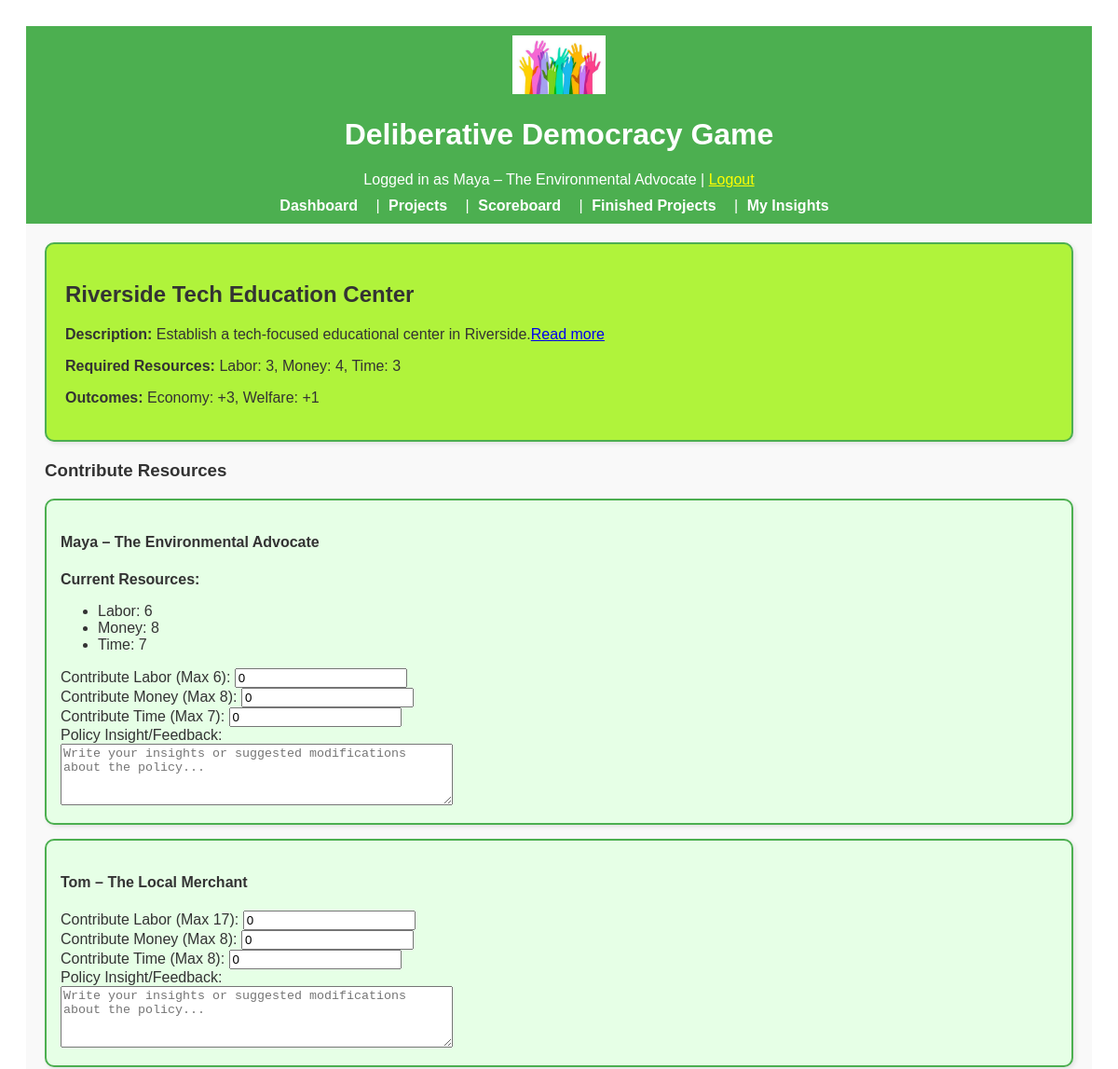
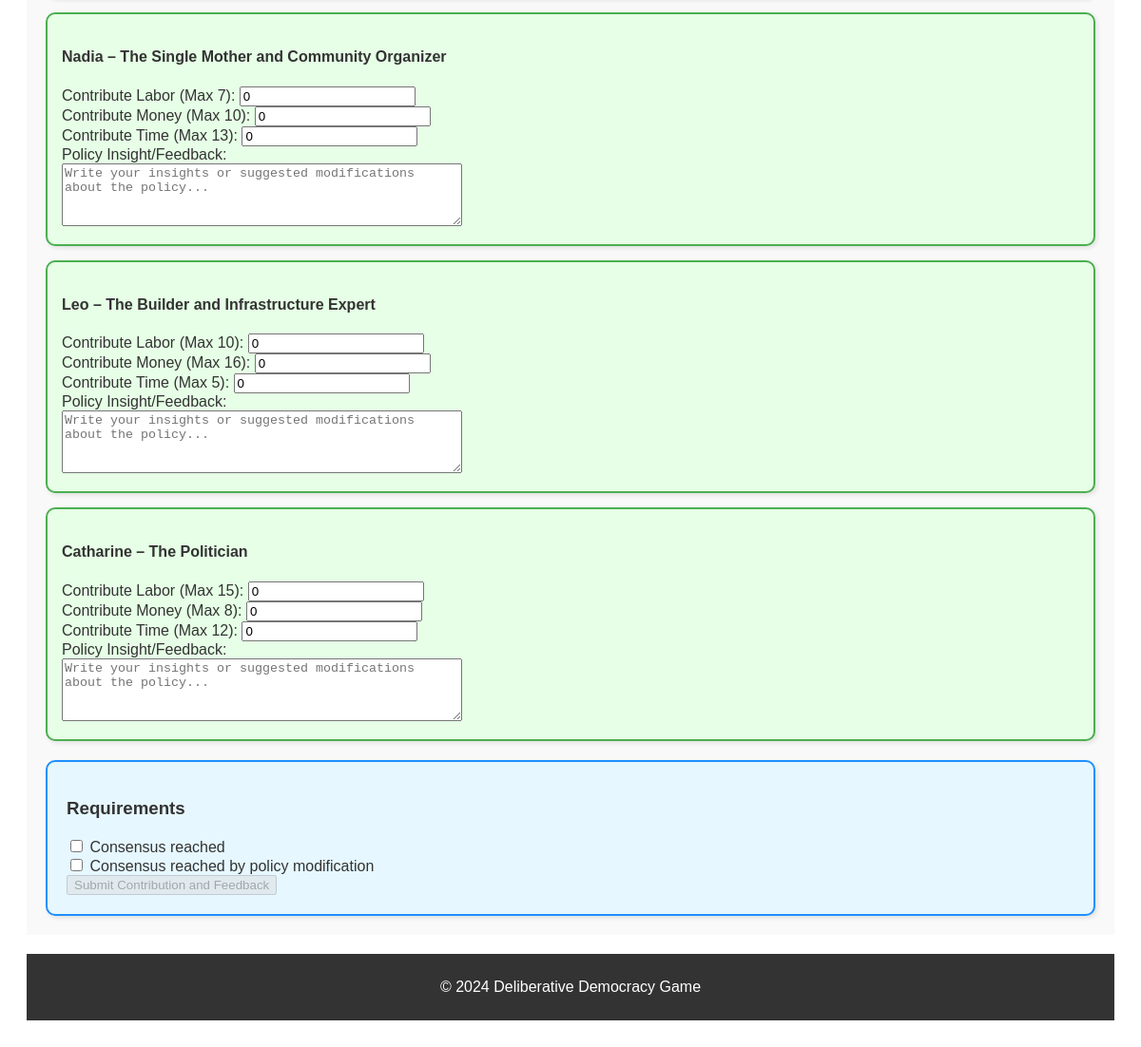
The page /project/2 (signed in) on the database its author committed (2 pictures, top to bottom).
### app/models.py (models this page shows, shortened)
class User(UserMixin, db.Model):
    __tablename__ = "users"
    id = db.Column(db.Integer, primary_key=True)
    character_name = db.Column(db.String(64), unique=True, nullable=False)
    interests = db.Column(db.Text, nullable=True)
    utility_criteria = db.Column(db.Text, nullable=True)
    starting_resources = db.Column(db.Text, nullable=True)
    reading = db.Column(db.Text, nullable=True)
    environment = db.Column(db.Integer, default=0, nullable=True)
    money = db.Column(db.Integer, default=0, nullable=True)
    involvement = db.Column(db.Integer, default=0, nullable=True)
    welfare = db.Column(db.Integer, default=0, nullable=True)
    resources = db.relationship("Resource", backref="user", lazy=True)
    metrics = db.relationship("Metric", backref="user", lazy=True)

class Project(db.Model):
    __tablename__ = "projects"
    id = db.Column(db.Integer, primary_key=True)
    name = db.Column(db.String(128), nullable=False)
    description = db.Column(db.Text, nullable=True)
    outcomes = db.Column(db.Text, nullable=True)
    required_resources = db.Column(db.Text, nullable=True)
    is_completed = db.Column(db.Boolean, default=False)
    personal_metric_updates = db.Column(
        db.JSON, nullable=True
    )  # JSON for user-specific metric updates

class Resource(db.Model):
    __tablename__ = "resources"
    id = db.Column(db.Integer, primary_key=True)
    type = db.Column(db.String(64), nullable=False)  # 'Time', 'Money', 'Labor'
    amount = db.Column(db.Integer, default=0, nullable=False)
    user_id = db.Column(db.Integer, db.ForeignKey("users.id"), nullable=False)

### app/routes.py (the view, shortened to what this page needs)
@main.route("/project/<int:project_id>", methods=["GET", "POST"])
@login_required
def project_detail(project_id):
    project = Project.query.get_or_404(project_id)
    users = User.query.all()
    required_resources = parse_resources(project.required_resources)
    user_insights = {}
    user_metric_updates = {}
    if project.personal_metric_updates:
        for user_id, updates in project.personal_metric_updates.items():
            user_metric_updates[user_id] = {
                metric: int(value) for metric, value in updates.items()
            }
    return render_template(
        "project_detail.html",
        project=project,
        users=users,
        user_insights=user_insights,
        user_metric_updates=user_metric_updates,
    )

### app/routes.py (called while the page is built)
@login_manager.user_loader
def load_user(user_id):
    return User.query.get(int(user_id))

### app/utils.py (called while the page is built)
def parse_resources(resource_string):
    resource_dict = {}
    resources = resource_string.split(", ")
    for resource in resources:
        if ": " in resource:
            key, value = resource.split(": ")
            resource_dict[key.lower()] = int(value)
    return resource_dict

### app/templates/project_detail.html (shortened to what this page needs)
{% extends "base.html" %}
{% block content %}
<div class="project-detail-box">
    <h2>{{ project.name }}</h2>
    <p><strong>Description:</strong> {{ project.description | safe }}</p>
    <p><strong>Required Resources:</strong> {{ project.required_resources }}</p>
    <p><strong>Outcomes:</strong> {{ project.outcomes }}</p>
</div>
<form method="POST">
    <h3>Contribute Resources</h3>
    {% for user in users %}
    <div class="user-box">
        <h4>{{ user.character_name }}</h4>
        {% if user.id == current_user.id %}
        <p><strong>Current Resources:</strong></p>
        <ul>
            {% set user_resources = user.resources | groupby('type') %}
            {% for resource_type, resources in user_resources %}
            <li>{{ resource_type }}: {{ resources[0].amount }}</li>
            {% endfor %}
        </ul>
        {% endif %}
        <label>Contribute Labor (Max {{ user.resources | selectattr('type', 'equalto', 'Labor') |
            map(attribute='amount') | sum }}):</label>
        <input type="number" name="contribute_labor_{{ user.id }}" min="0" value="0"><br>
        <label>Contribute Money (Max {{ user.resources | selectattr('type', 'equalto', 'Money') |
            map(attribute='amount') | sum }}):</label>
        <input type="number" name="contribute_money_{{ user.id }}" min="0" value="0"><br>
        <label>Contribute Time (Max {{ user.resources | selectattr('type', 'equalto', 'Time') |
            map(attribute='amount') | sum }}):</label>
        <input type="number" name="contribute_time_{{ user.id }}" min="0" value="0"><br>
        <label>Policy Insight/Feedback:</label><br>
        <textarea name="policy_insight_{{ user.id }}" rows="4" cols="50"
            placeholder="Write your insights or suggested modifications about the policy...">{{ user_insights[user.id] if user_insights else '' }}</textarea><br>
    </div>
    {% endfor %}
    <div class="requirements-box">
        <h3>Requirements</h3>
        <input type="checkbox" id="majority-vote" name="majority_vote" onclick="checkSubmitButton()">
        <label for="majority-vote">Consensus reached</label><br>
        <input type="checkbox" id="revised-policy-vote" name="revised_policy_vote" onclick="checkSubmitButton()">
        <label for="revised-policy-vote">Consensus reached by policy modification</label><br>
        <button type="submit" id="submit-button" disabled>Submit Contribution and Feedback</button>
    </div>
</form>
{% endblock %}

### app/templates/base.html (shortened to what this page needs)
<!DOCTYPE html>
<html lang="en">
<head>
    <link rel="stylesheet" href="{{ url_for('static', filename='css/styles.css') }}">
</head>
<body>
    <header style="background-color: #4CAF50; padding: 10px; color: white; text-align: center;">
        <img src="{{ url_for('static', filename='images/logo.png') }}" alt="Game Logo"
            style="width: 100px; height: auto;">
        <h1>Deliberative Democracy Game</h1>
        {% if current_user.is_authenticated %}
        <p style="margin: 0;">Logged in as {{ current_user.character_name }} | <a href="{{ url_for('main.logout') }}"
                style="color: yellow;">Logout</a></p>
        {% endif %}
        <nav style="margin-top: 10px;">
            <a href="{{ url_for('main.dashboard') }}" style="color: white; padding: 5px;">Dashboard</a> |
            <a href="{{ url_for('main.project_list') }}" style="color: white; padding: 5px;">Projects</a> |
            <a href="{{ url_for('main.score_board') }}" style="color: white; padding: 5px;">Scoreboard</a> |
            <a href="{{ url_for('main.finished_projects') }}" style="color: white; padding: 5px;">Finished Projects</a>
            |
            <a href="{{ url_for('main.insight') }}" style="color: white; padding: 5px;">My Insights</a>
        </nav>
    </header>
    <main style="padding: 20px; background-color: #f9f9f9;">
        {% block content %}{% endblock %}
    </main>
    <footer style="background-color: #333; color: white; text-align: center; padding: 10px; margin-top: 20px;">
        <p>&copy; 2024 Deliberative Democracy Game</p>
    </footer>
</body>
</html>

### app/static/css/styles.css (style rules this page uses)
header { background-color: #4CAF50; color: white; padding: 15px; text-align: center; }
nav a { color: white; text-decoration: none; margin-right: 10px; font-weight: bold; }
footer { background-color: #333; color: white; text-align: center; padding: 10px; margin-top: 20px; }
.user-box { border: 2px solid #4caf50; border-radius: 10px; padding: 15px; margin-bottom: 15px; background-color: #e6ffe6; }
.project-detail-box { border: 2px solid #4CAF50; border-radius: 10px; padding: 20px; background-color: #b0f33b; margin-bottom: 20px; box-shadow: 2px 2px 5px rgba(0, 0, 0, 0.1); }
.requirements-box { border: 2px solid #1e90ff; border-radius: 10px; padding: 20px; background-color: #e6f7ff; margin-top: 20px; box-shadow: 2px 2px 5px rgba(0, 0, 0, 0.1); }
.user-box { border: 2px solid #4CAF50; border-radius: 10px; padding: 15px; background-color: #e6ffe6; margin-bottom: 15px; box-shadow: 2px 2px 5px rgba(0, 0, 0, 0.1); }

### rows shown on the page
User: character_name "Maya – The Environmental Advocate", resources|selectattr "6", resources|selectattr "8", resources|selectattr "7", id "Write your insights or suggested modifications about the policy..."
Project: name "Riverside Tech Education Center", description "Establish a tech-focused educational center in Riverside. Read more", required_resources "Labor: 3, Money: 4, Time: 3", outcomes "Economy: +3, Welfare: +1"
Resource: type "Labor", amount "6"
Resource: type "Money", amount "8"
Resource: type "Time", amount "7"
User: character_name "Tom – The Local Merchant", resources|selectattr "17", resources|selectattr "8", id "Write your insights or suggested modifications about the policy..."
User: character_name "Nadia – The Single Mother and Community Organizer", resources|selectattr "7", resources|selectattr "10", resources|selectattr "13", id "Write your insights or suggested modifications about the policy..."
User: character_name "Leo – The Builder and Infrastructure Expert", resources|selectattr "10", resources|selectattr "16", resources|selectattr "5", id "Write your insights or suggested modifications about the policy..."
User: character_name "Catharine – The Politician", resources|selectattr "15", resources|selectattr "8", resources|selectattr "12", id "Write your insights or suggested modifications about the policy..."
